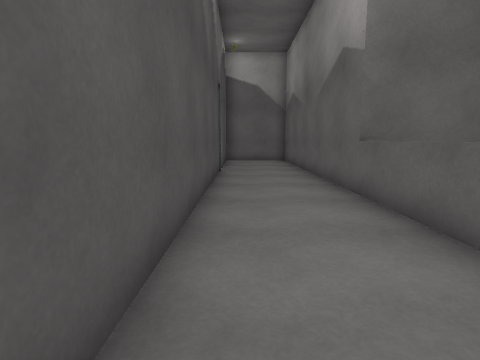
[1] (above)

16 first-person views from a walk through a Unity game level. The camera is 1.2 m above the floor, tilts 8° down and sees 80° across. The floor is counted in squares, 1.08 m on a side. Each view is taken from the middle of a square. On the plan, view 1 faces up. The plan holds only what a view shows up to about 12 squares ahead; the rest is blank. The place goes on beyond the plan. The player character is not drawn. Door leaves are left out, so doorways stand open. Some surface patterns are stand-ins.

[2]
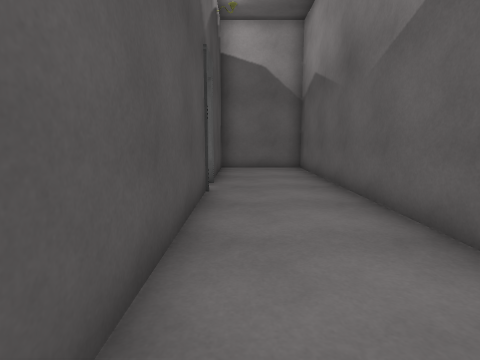

[3]
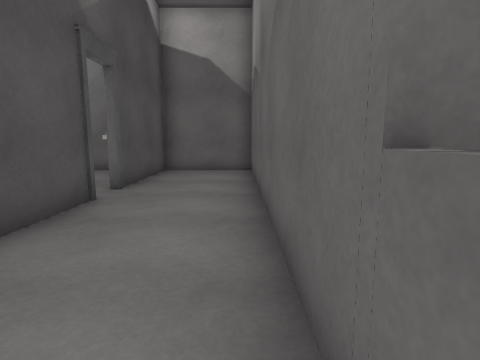

[4]
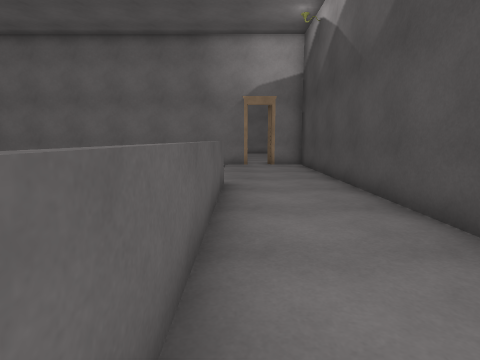

[5]
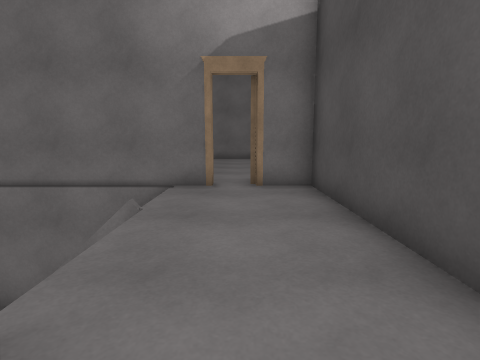

[6]
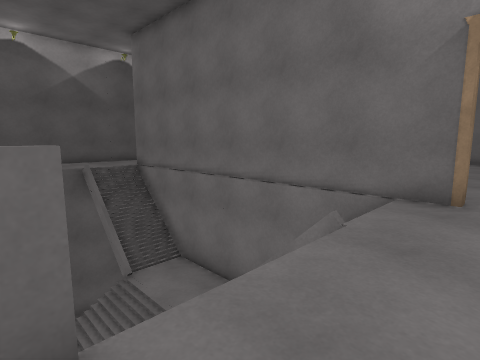

[7]
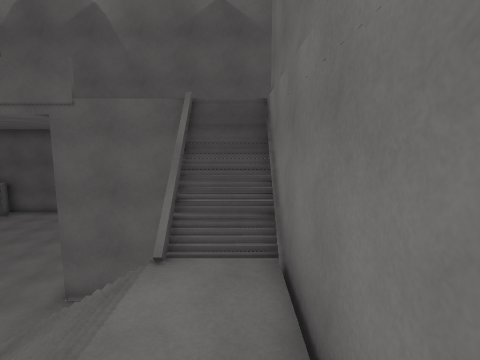

[8]
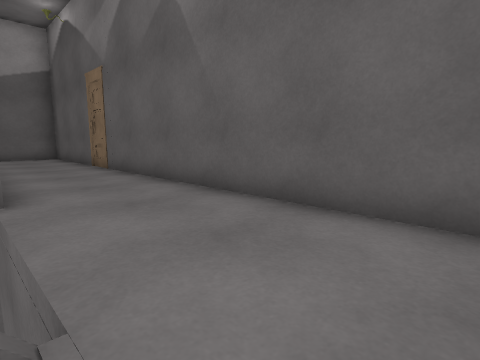

[9]
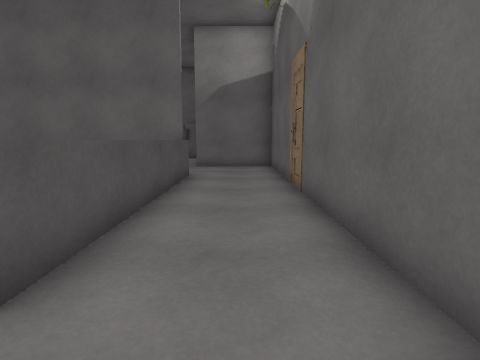

[10]
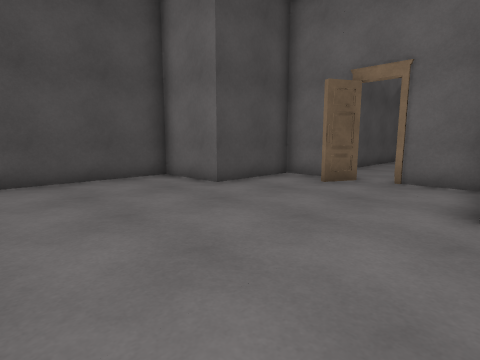

[11]
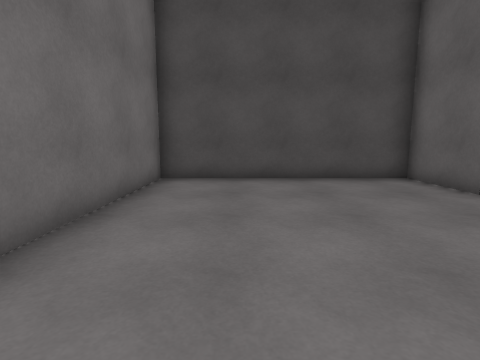

[12]
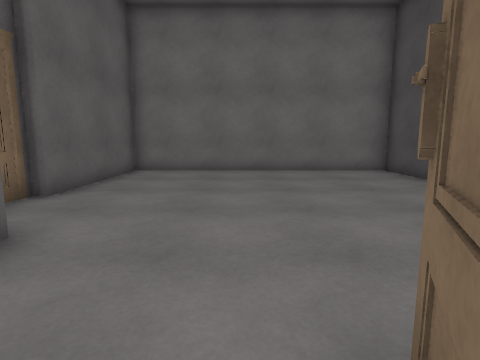

[13]
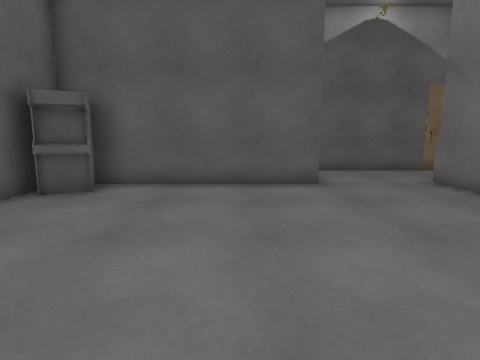

[14]
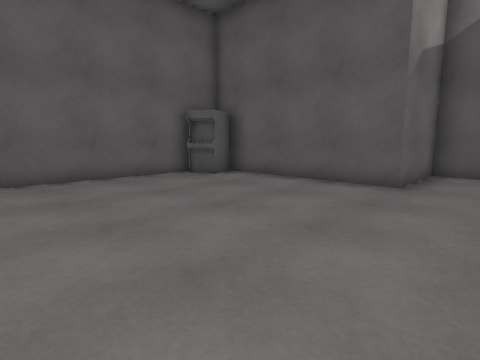

[15]
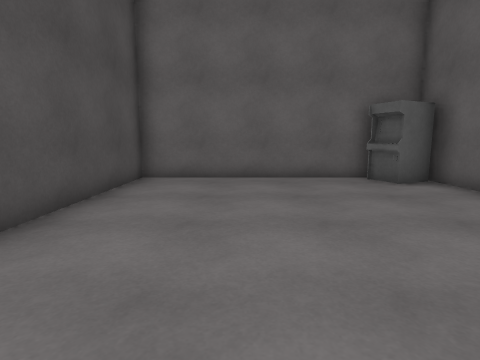

[16]
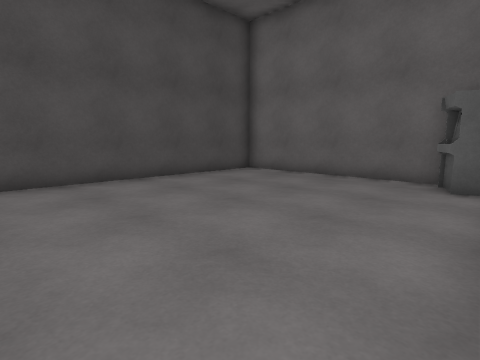

### Floor plan
Key: @ floor where view 1 was taken; # wall or solid block; . main floor; - floor 3.5 m lower than the main floor; _ floor 6.5 m lower than the main floor; / step, stairs or slope; D open door; = window, fence, low wall or low ledge; v drop or lower ground; M machine; O other object.
Columns run from 4 left of view 1 to 17 right of it. Each row starts with its distance up from view 1.
 16  ####### #########
 15  .  ...# #......M#
 14  ..#...# #......M#
 13   O#...# #.......#
 12   .#...# #.......#
 11    DD..# #.......#
 10    DD..# #.......#
  9    #...#  .......#####
  8    #...#  ...........#
  7    #...#  ...........#
  6    #...#       ###...#
  5    #...=         #...#
  4    #...          =...#
  3    #...          =...#
  2    #...          =...#
  1    #...         _=...#
  0    #@..         _=...#
 -1    #...         _=...#
 -2    #..._     /v  _...#
 -3    #..._    //v  _...#
 -4    #..._   ///   _...#
 -5    #.../   ---////...#
 -6    #.../ / ---////...#
 -7   ###.############   #
 -8   #.#...
 -9   #.....
-10 ###.....#
-11 #........
-12 #........#
-13 #........#
-14 #........#
-15 #........#
-16 #........#
-17 #........#
-18 ##########

Where each view was taken, in squares from view 1:
view 1: 0 up, 0 right, facing up
view 2: 4 up, 0 right, facing up
view 3: 5 up, 2 right, facing up
view 4: 6 up, 2 right, facing down
view 5: 0 up, 1 right, facing down
view 6: 1 down, 1 right, facing down-right
view 7: 6 down, 5 right, facing right
view 8: 6 down, 13 right, facing up-right
view 9: 3 down, 15 right, facing up
view 10: 15 down, 4 right, facing up-left
view 11: 15 down, 4 right, facing left
view 12: 7 down, 1 right, facing down
view 13: 11 up, 6 right, facing right
view 14: 7 up, 6 right, facing up-right
view 15: 7 up, 8 right, facing up
view 16: 7 up, 13 right, facing up-left
